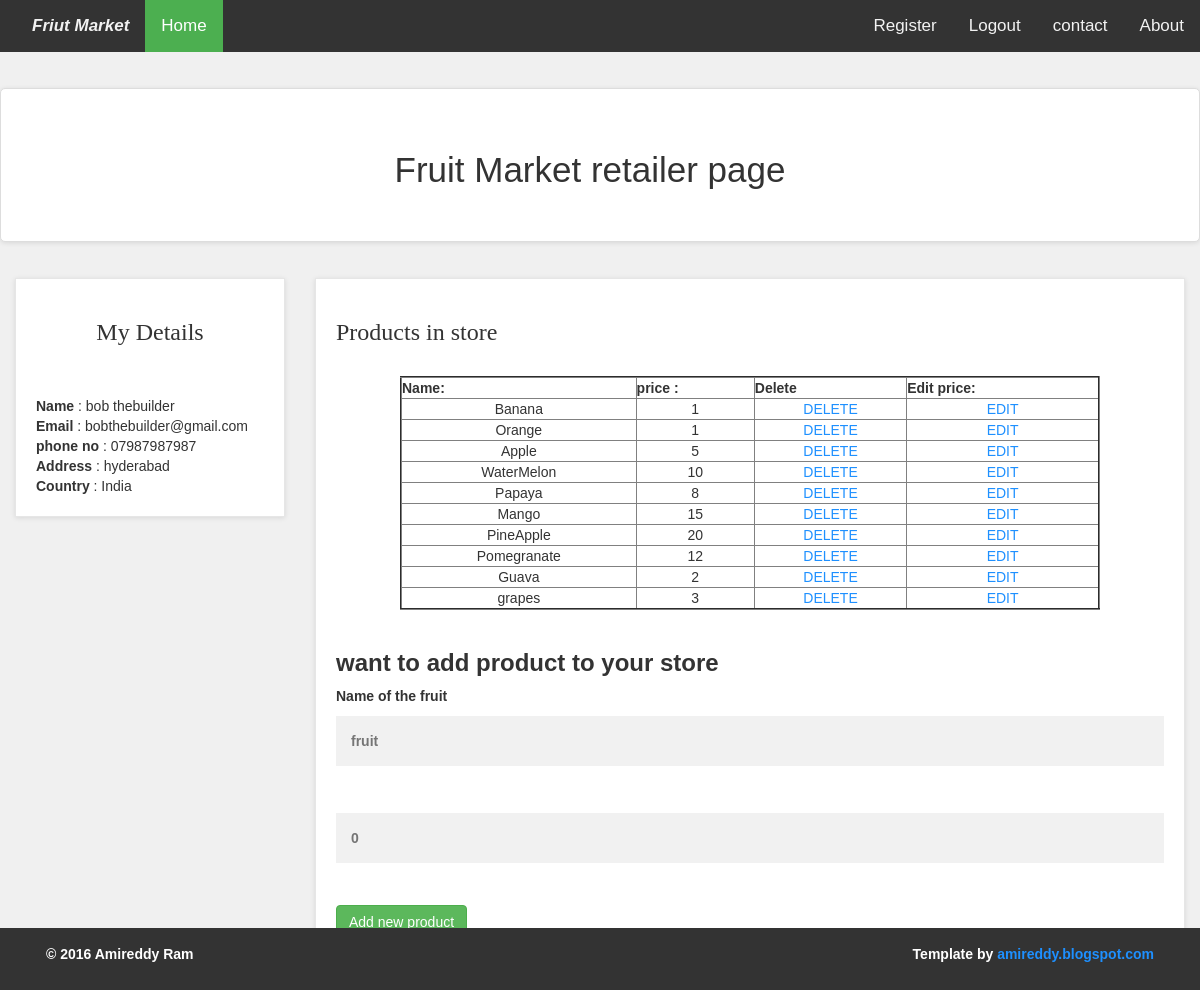
Page /Fruit_Market/retailers/seller_account.php (signed in) on the committed database.
### tables this page shows
CREATE TABLE `retailer` (
  `ret_id` int(11) NOT NULL,
  `ret_fname` varchar(255) NOT NULL,
  `ret_lname` varchar(255) NOT NULL,
  `ret_email` varchar(255) NOT NULL,
  `ret_pass` varchar(255) NOT NULL,
  `ret_contact` varchar(255) NOT NULL,
  `ret_address` varchar(255) NOT NULL
);

CREATE TABLE `products` (
  `product_id` int(11) NOT NULL,
  `product_name` varchar(255) NOT NULL,
  `product_price` float NOT NULL,
  `ret_id` int(11) NOT NULL,
  `date` date NOT NULL
);

### Fruit_Market/retailers/seller_account.php (the view, shortened to what this page needs)
<?php
include("../includes/db.php");
?>
<!DOCTYPE html>
<html>
<head>
    <link href="../styles/bootstrap.min.css" rel="stylesheet">
    <link href="../styles/style.css" rel="stylesheet">
</head>
<body style="background-color:#f0f0f0" >
<div class="topnav" style="padding-left:16px">
        <i ><b><a href="index.php" id="navids" style="font-size: 17px;">Friut Market</a></i></b>
        <a class="active" href="../index.php">Home</a>
<div style="float:right;">
  <a href="../register.php">Register</a>
  <?php
    if(!isset($_SESSION['email']))
    {
        echo '<a href="../login.php">Login</a>';
    }
    else
    {
        echo '<a href="../logout.php">Logout</a>';
    }
?>
  <a href="#about">contact</a>
  <a href="#about">About</a>
</div>
</div>
<div style="padding-left:16px" align="center" style="width:60%; height:0px; background-color: lightblue" class="panel panel-default panel-body emp-profile"><br>
<p style="font-size:35px;" align="center">Fruit Market retailer page</p>
</div>
<div class="col-md-3 ">
<div class="box">
<strong><h3 align="center" style="font-family:verdana;">My Details</h3></strong><br><br>
    <?php
    $email=$_SESSION['email'];
    $info="select * from retailer where ret_email='$email'";
    $run_info=mysqli_query($con,$info);
    $run_ret=mysqli_fetch_array($run_info);
    $fname=$run_ret['ret_fname'] ;
    $lname=$run_ret['ret_lname'];
    $email=$run_ret['ret_email'];
    $contact=$run_ret['ret_contact'];
    $address=$run_ret['ret_address'];
    echo "
<b>Name </b>     : $fname $lname<br>
<b>Email </b>    : $email<br>
<b>phone no</b>  : $contact<br>
<b>Address </b>  : $address<br>
<b>Country </b>  : India<br>"
    ?>
</div>
</div>
<div class="col-md-9" >
<div class="box" >
<?php
echo" <strong><h3 style='font-family:verdana;'>Products in store</h3></strong><br>
<table width='700' border='2' bgcolor='pink' align='center' >
    <tr align=center>
    <th><b> Name:</b></th>
    <th><b> price :</b></th>
    <th><b> Delete </b></th>
    <th><b> Edit price:</b></th>
    </tr>
" ;
$ret_id=$run_ret['ret_id'];
$ret_prod="select * from products where ret_id='$ret_id'";
$prod_run=mysqli_query($con,$ret_prod);
while($prod=mysqli_fetch_array($prod_run)){
    $pname=$prod['product_name'];
    $pprice=$prod['product_price'];
    $product_id=$prod['product_id'];
    echo "
    <tr align=center>
    <td>$pname</td>
    <td>$pprice</td>
    <td><a href='seller_account.php?del=$product_id'>DELETE</a></td>
    <td><a href='seller_account.php?edit=$product_id'>EDIT</a></td>
    </tr>
    ";
}
echo"</table>";
echo " <br>
<h3><b>want to add product to your store<b></h3><div >
<form action='' method='post' enctype='multupart/form-date'>
<label for='name'>Name of the fruit</label><br>
<input type='text' name='nname' placeholder ='fruit' required><br> <br>
<input type='text' name='nprice' placeholder =0 required ><br> <br>
<button type='submit' class='btn btn-success' name='add'>Add new product</button>
</form>";
?>
</div>
</div>
</body>
</html>
<?php
include('../includes/footer.php');
?>

### Fruit_Market/includes/footer.php (shortened to what this page needs)
<div class="footer" >
<div id="copyright"  width="100%" >
<div class="container" style="background-color:#333;"  >
<div class="col-md-6" >
<p class="pull-left" > &copy; 2016 Amireddy Ram </p>
</div>
<div class="col-md-6" >
<p class="pull-right" >
Template by <a href="#" >amireddy.blogspot.com</a>
</p>
</div>
</div>
</div>
</div>

### Fruit_Market/styles/style.css (style rules this page uses)
body { margin: 0; font-family: Arial, Helvetica, sans-serif; color: #333333; background-color: #f0f0f0; }
.topnav { overflow: hidden; background-color: #333; }
.topnav a { float: left; color: #f2f2f2; text-align: center; padding: 14px 16px; text-decoration: none; font-size: 17px; }
.topnav a.active { background-color: #4CAF50; color: white; }
* { box-sizing: border-box; }
.container { padding: 16px; background-color: white; }
input[type=text], input[type=password] { width: 100%; padding: 15px; margin: 5px 0 22px 0; display: inline-block; border: none; background: #f1f1f1; }
a { color: dodgerblue; }
.box { background: #fff; margin: 0 0 30px; border: solid 1px #e6e6e6; box-sizing: border-box; padding:20px; box-shadow: 0 1px 5px rgba(0, 0, 0, 0.1); }

### Fruit_Market/retailers/seller_account.php (style rules this page uses)
.emp-profile { padding: 3%; margin-top: 3%; margin-bottom: 3%; border-radius: 0.5rem; background-color: white; box-shadow: 0 1px 5px rgba(0, 0, 0, 0.1); }
.box { background: #fff; margin: 0 0 30px; border: solid 1px #e6e6e6; box-sizing: border-box; padding:20px; box-shadow: 0 1px 5px rgba(0, 0, 0, 0.1); }

### Fruit_Market/includes/footer.php (style rules this page uses)
.footer { position: fixed; left: 0; bottom: 0; width: 100%; background-color: #333; color: white; }

### rows in the picture
retailer: ret_fname "bob", ret_lname "thebuilder", ret_email "bobthebuilder@gmail.com", ret_contact "07987987987", ret_address "hyderabad"
products: product_name "Banana", product_price "1"
products: product_name "Orange", product_price "1"
products: product_name "Apple", product_price "5"
products: product_name "WaterMelon", product_price "10"
products: product_name "Papaya", product_price "8"
products: product_name "Mango", product_price "15"
products: product_name "PineApple", product_price "20"
products: product_name "Pomegranate", product_price "12"
products: product_name "Guava", product_price "2"
products: product_name "grapes", product_price "3"
